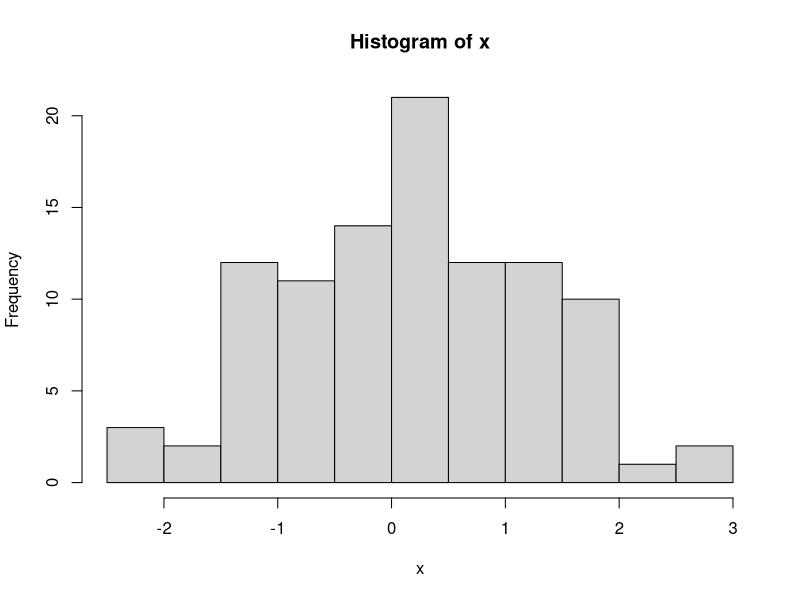
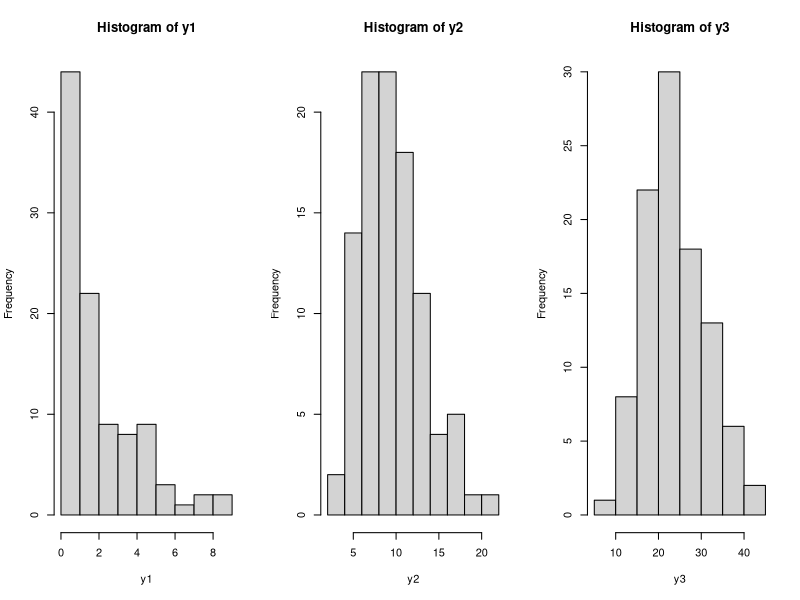
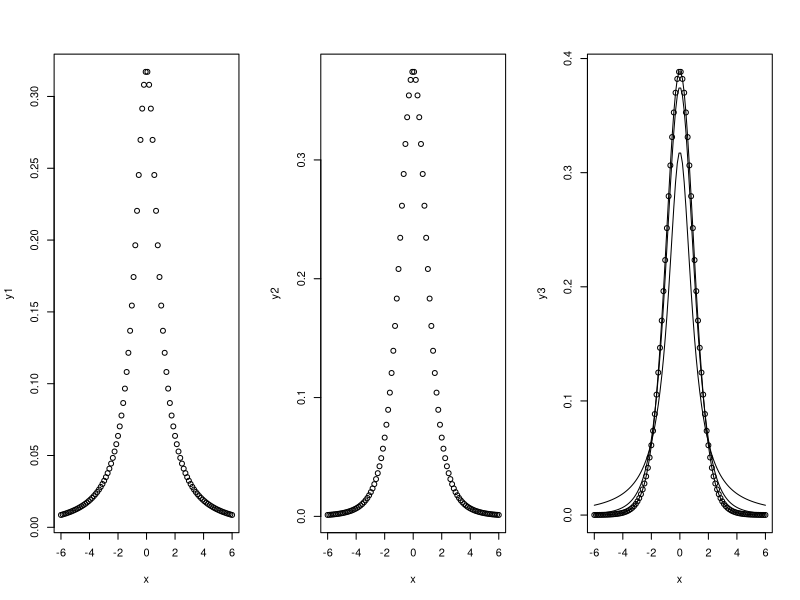
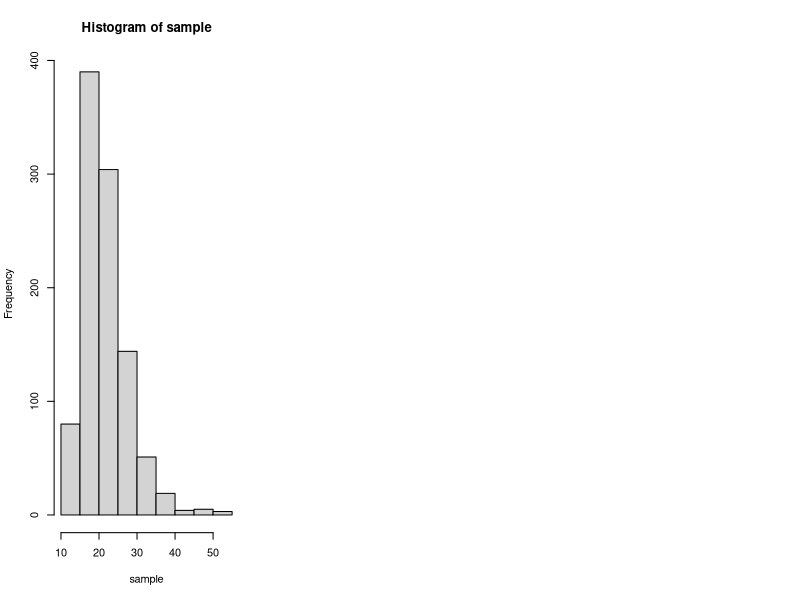

These figures' R source, in order:
n<-100
df<-n-1
x<-rt(n,df)
print(x)
hist(x)

y1<-rchisq(100,2)
y2<-rchisq(100,10)
y3<-rchisq(100,25)
par(mfrow=c(1,3))
hist(y1)
hist(y2)
hist(y3)

x<-seq(-6,6,length=100)
y1<-dt(x,1)
y2<-dt(x,4)
y3<-dt(x,10)
y4<-dt(x,30)
plot(x,y1)
plot(x,y2)
plot(x,y3)
lines(x,y1)
lines(x,y2)
lines(x,y3)

qf(0.95,10,20)
pf(1.5,10,20)
pf(1.5,10,20,lower.tail = FALSE)
qf(0.25,10,20)
qf(0.5,10,20)
qf(0.75,10,20)
qf(0.999,10,20)
sample<-rt(1000,10,20)
hist(sample)